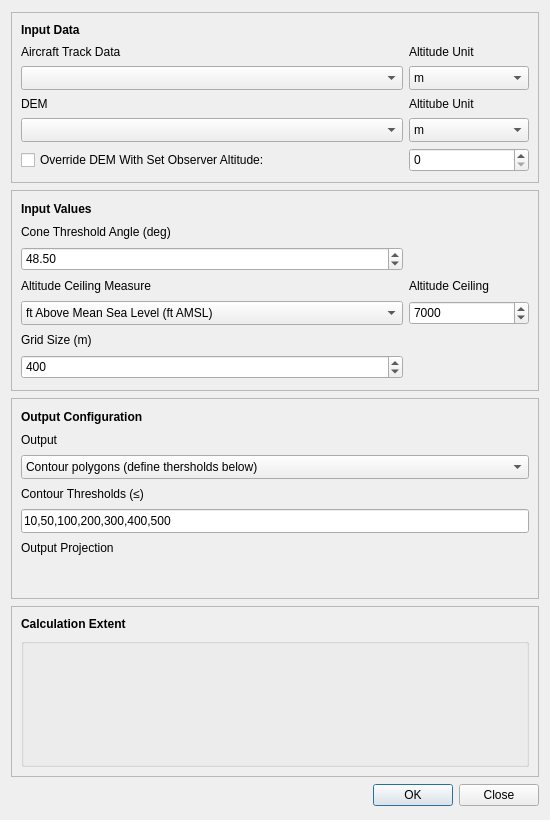
<?xml version="1.0" encoding="UTF-8"?>
<ui version="4.0">
 <class>OverflightContourCalculatorDialogBase</class>
 <widget class="QDialog" name="OverflightContourCalculatorDialogBase">
  <property name="geometry">
   <rect>
    <x>0</x>
    <y>0</y>
    <width>550</width>
    <height>820</height>
   </rect>
  </property>
  <property name="minimumSize">
   <size>
    <width>318</width>
    <height>820</height>
   </size>
  </property>
  <property name="maximumSize">
   <size>
    <width>950</width>
    <height>950</height>
   </size>
  </property>
  <property name="baseSize">
   <size>
    <width>550</width>
    <height>820</height>
   </size>
  </property>
  <property name="acceptDrops">
   <bool>false</bool>
  </property>
  <property name="windowTitle">
   <string>Overflight Contour Calculator</string>
  </property>
  <layout class="QVBoxLayout" name="verticalLayout">
   <item>
    <widget class="QFrame" name="InputData">
     <property name="enabled">
      <bool>true</bool>
     </property>
     <property name="minimumSize">
      <size>
       <width>300</width>
       <height>171</height>
      </size>
     </property>
     <property name="maximumSize">
      <size>
       <width>1000</width>
       <height>171</height>
      </size>
     </property>
     <property name="frameShape">
      <enum>QFrame::StyledPanel</enum>
     </property>
     <property name="frameShadow">
      <enum>QFrame::Raised</enum>
     </property>
     <layout class="QGridLayout" name="gridLayout">
      <item row="3" column="1">
       <widget class="QComboBox" name="aircraft_track_data_altitude_unit">
        <property name="minimumSize">
         <size>
          <width>120</width>
          <height>24</height>
         </size>
        </property>
        <property name="maximumSize">
         <size>
          <width>120</width>
          <height>24</height>
         </size>
        </property>
        <item>
         <property name="text">
          <string>m</string>
         </property>
        </item>
        <item>
         <property name="text">
          <string>ft</string>
         </property>
        </item>
        <item>
         <property name="text">
          <string>mi</string>
         </property>
        </item>
        <item>
         <property name="text">
          <string>km</string>
         </property>
        </item>
       </widget>
      </item>
      <item row="6" column="0">
       <widget class="QCheckBox" name="override_dem">
        <property name="text">
         <string>Override DEM With Set Observer Altitude:</string>
        </property>
       </widget>
      </item>
      <item row="4" column="1">
       <widget class="QLabel" name="DEM_2">
        <property name="minimumSize">
         <size>
          <width>0</width>
          <height>16</height>
         </size>
        </property>
        <property name="maximumSize">
         <size>
          <width>16777215</width>
          <height>16</height>
         </size>
        </property>
        <property name="text">
         <string>Altitube Unit</string>
        </property>
       </widget>
      </item>
      <item row="4" column="0">
       <widget class="QLabel" name="DEM">
        <property name="minimumSize">
         <size>
          <width>100</width>
          <height>16</height>
         </size>
        </property>
        <property name="maximumSize">
         <size>
          <width>16777215</width>
          <height>16</height>
         </size>
        </property>
        <property name="text">
         <string>DEM</string>
        </property>
       </widget>
      </item>
      <item row="5" column="1">
       <widget class="QComboBox" name="demobs_altitude_unit">
        <property name="minimumSize">
         <size>
          <width>120</width>
          <height>24</height>
         </size>
        </property>
        <property name="maximumSize">
         <size>
          <width>120</width>
          <height>24</height>
         </size>
        </property>
        <item>
         <property name="text">
          <string>m</string>
         </property>
        </item>
        <item>
         <property name="text">
          <string>ft</string>
         </property>
        </item>
        <item>
         <property name="text">
          <string>mi</string>
         </property>
        </item>
        <item>
         <property name="text">
          <string>km</string>
         </property>
        </item>
       </widget>
      </item>
      <item row="5" column="0">
       <widget class="QgsMapLayerComboBox" name="dem">
        <property name="minimumSize">
         <size>
          <width>100</width>
          <height>24</height>
         </size>
        </property>
        <property name="maximumSize">
         <size>
          <width>9999</width>
          <height>24</height>
         </size>
        </property>
       </widget>
      </item>
      <item row="0" column="0">
       <widget class="QLabel" name="label_7">
        <property name="minimumSize">
         <size>
          <width>100</width>
          <height>16</height>
         </size>
        </property>
        <property name="maximumSize">
         <size>
          <width>16777215</width>
          <height>16</height>
         </size>
        </property>
        <property name="font">
         <font>
          <weight>75</weight>
          <bold>true</bold>
         </font>
        </property>
        <property name="text">
         <string>Input Data</string>
        </property>
       </widget>
      </item>
      <item row="6" column="1">
       <widget class="QgsSpinBox" name="set_observer_altitude">
        <property name="minimumSize">
         <size>
          <width>120</width>
          <height>24</height>
         </size>
        </property>
        <property name="maximumSize">
         <size>
          <width>120</width>
          <height>24</height>
         </size>
        </property>
        <property name="minimum">
         <number>0</number>
        </property>
        <property name="maximum">
         <number>100000</number>
        </property>
        <property name="singleStep">
         <number>100</number>
        </property>
        <property name="value">
         <number>0</number>
        </property>
       </widget>
      </item>
      <item row="1" column="0">
       <widget class="QLabel" name="AircraftTrackData">
        <property name="minimumSize">
         <size>
          <width>100</width>
          <height>16</height>
         </size>
        </property>
        <property name="maximumSize">
         <size>
          <width>16777215</width>
          <height>16</height>
         </size>
        </property>
        <property name="text">
         <string>Aircraft Track Data</string>
        </property>
       </widget>
      </item>
      <item row="3" column="0">
       <widget class="QgsMapLayerComboBox" name="aircraft_track_data">
        <property name="minimumSize">
         <size>
          <width>100</width>
          <height>24</height>
         </size>
        </property>
        <property name="maximumSize">
         <size>
          <width>9999</width>
          <height>24</height>
         </size>
        </property>
       </widget>
      </item>
      <item row="1" column="1">
       <widget class="QLabel" name="AltitudeUnit">
        <property name="minimumSize">
         <size>
          <width>100</width>
          <height>16</height>
         </size>
        </property>
        <property name="maximumSize">
         <size>
          <width>100</width>
          <height>16</height>
         </size>
        </property>
        <property name="text">
         <string>Altitude Unit</string>
        </property>
       </widget>
      </item>
     </layout>
    </widget>
   </item>
   <item>
    <widget class="QFrame" name="InputValues">
     <property name="enabled">
      <bool>true</bool>
     </property>
     <property name="minimumSize">
      <size>
       <width>300</width>
       <height>201</height>
      </size>
     </property>
     <property name="maximumSize">
      <size>
       <width>1000</width>
       <height>201</height>
      </size>
     </property>
     <property name="frameShape">
      <enum>QFrame::StyledPanel</enum>
     </property>
     <property name="frameShadow">
      <enum>QFrame::Raised</enum>
     </property>
     <layout class="QGridLayout" name="gridLayout_5">
      <item row="4" column="0">
       <widget class="QLabel" name="AircraftTrackData_3">
        <property name="minimumSize">
         <size>
          <width>0</width>
          <height>16</height>
         </size>
        </property>
        <property name="maximumSize">
         <size>
          <width>16777215</width>
          <height>16</height>
         </size>
        </property>
        <property name="text">
         <string>Altitude Ceiling Measure</string>
        </property>
       </widget>
      </item>
      <item row="5" column="0">
       <widget class="QComboBox" name="altitude_ceil_measure">
        <property name="minimumSize">
         <size>
          <width>100</width>
          <height>24</height>
         </size>
        </property>
        <property name="maximumSize">
         <size>
          <width>9999</width>
          <height>24</height>
         </size>
        </property>
        <item>
         <property name="text">
          <string>ft Above Mean Sea Level (ft AMSL)</string>
         </property>
        </item>
        <item>
         <property name="text">
          <string>ft Above Ground Level (ft AGL)</string>
         </property>
        </item>
        <item>
         <property name="text">
          <string>m Above Mean Sea Level (m AMSL)</string>
         </property>
        </item>
        <item>
         <property name="text">
          <string>m Above Ground Level (m AGL)</string>
         </property>
        </item>
       </widget>
      </item>
      <item row="3" column="0">
       <widget class="QgsDoubleSpinBox" name="cone_threshold_angle">
        <property name="minimumSize">
         <size>
          <width>0</width>
          <height>24</height>
         </size>
        </property>
        <property name="maximumSize">
         <size>
          <width>500</width>
          <height>24</height>
         </size>
        </property>
        <property name="maximum">
         <double>90.000000000000000</double>
        </property>
        <property name="singleStep">
         <double>0.100000000000000</double>
        </property>
        <property name="value">
         <double>48.500000000000000</double>
        </property>
       </widget>
      </item>
      <item row="5" column="1">
       <widget class="QgsSpinBox" name="altitude_ceil">
        <property name="minimumSize">
         <size>
          <width>120</width>
          <height>24</height>
         </size>
        </property>
        <property name="maximumSize">
         <size>
          <width>120</width>
          <height>24</height>
         </size>
        </property>
        <property name="minimum">
         <number>10</number>
        </property>
        <property name="maximum">
         <number>100000</number>
        </property>
        <property name="singleStep">
         <number>100</number>
        </property>
        <property name="value">
         <number>7000</number>
        </property>
       </widget>
      </item>
      <item row="2" column="0">
       <widget class="QLabel" name="DEM_13">
        <property name="minimumSize">
         <size>
          <width>0</width>
          <height>16</height>
         </size>
        </property>
        <property name="maximumSize">
         <size>
          <width>16777215</width>
          <height>16</height>
         </size>
        </property>
        <property name="text">
         <string>Cone Threshold Angle (deg)</string>
        </property>
       </widget>
      </item>
      <item row="7" column="0">
       <widget class="QgsSpinBox" name="grid_size">
        <property name="minimumSize">
         <size>
          <width>100</width>
          <height>24</height>
         </size>
        </property>
        <property name="maximumSize">
         <size>
          <width>9999</width>
          <height>24</height>
         </size>
        </property>
        <property name="minimum">
         <number>1</number>
        </property>
        <property name="maximum">
         <number>100000</number>
        </property>
        <property name="singleStep">
         <number>100</number>
        </property>
        <property name="value">
         <number>400</number>
        </property>
       </widget>
      </item>
      <item row="0" column="0">
       <widget class="QLabel" name="label_9">
        <property name="minimumSize">
         <size>
          <width>0</width>
          <height>16</height>
         </size>
        </property>
        <property name="maximumSize">
         <size>
          <width>16777215</width>
          <height>16</height>
         </size>
        </property>
        <property name="font">
         <font>
          <weight>75</weight>
          <bold>true</bold>
         </font>
        </property>
        <property name="text">
         <string>Input Values</string>
        </property>
       </widget>
      </item>
      <item row="4" column="1">
       <widget class="QLabel" name="DEM_14">
        <property name="minimumSize">
         <size>
          <width>0</width>
          <height>16</height>
         </size>
        </property>
        <property name="maximumSize">
         <size>
          <width>16777215</width>
          <height>16</height>
         </size>
        </property>
        <property name="text">
         <string>Altitude Ceiling</string>
        </property>
       </widget>
      </item>
      <item row="6" column="0">
       <widget class="QLabel" name="AircraftTrackData_4">
        <property name="minimumSize">
         <size>
          <width>0</width>
          <height>16</height>
         </size>
        </property>
        <property name="maximumSize">
         <size>
          <width>16777215</width>
          <height>16</height>
         </size>
        </property>
        <property name="text">
         <string>Grid Size (m)</string>
        </property>
       </widget>
      </item>
     </layout>
    </widget>
   </item>
   <item>
    <widget class="QFrame" name="OutputConfiguration">
     <property name="enabled">
      <bool>true</bool>
     </property>
     <property name="minimumSize">
      <size>
       <width>300</width>
       <height>201</height>
      </size>
     </property>
     <property name="maximumSize">
      <size>
       <width>1000</width>
       <height>201</height>
      </size>
     </property>
     <property name="frameShape">
      <enum>QFrame::StyledPanel</enum>
     </property>
     <property name="frameShadow">
      <enum>QFrame::Raised</enum>
     </property>
     <layout class="QGridLayout" name="gridLayout_4">
      <item row="3" column="0">
       <widget class="QComboBox" name="output_type">
        <property name="minimumSize">
         <size>
          <width>180</width>
          <height>24</height>
         </size>
        </property>
        <property name="maximumSize">
         <size>
          <width>9999</width>
          <height>24</height>
         </size>
        </property>
        <item>
         <property name="text">
          <string>Contour polygons (define thersholds below)</string>
         </property>
        </item>
        <item>
         <property name="text">
          <string>Observer point grid (raw data without interpolation)</string>
         </property>
        </item>
        <item>
         <property name="text">
          <string>Contour polygons AND observer point grid</string>
         </property>
        </item>
       </widget>
      </item>
      <item row="4" column="0">
       <widget class="QLabel" name="DEM_7">
        <property name="minimumSize">
         <size>
          <width>0</width>
          <height>16</height>
         </size>
        </property>
        <property name="maximumSize">
         <size>
          <width>16777215</width>
          <height>16</height>
         </size>
        </property>
        <property name="text">
         <string>Contour Thresholds (≤)</string>
        </property>
       </widget>
      </item>
      <item row="0" column="0">
       <widget class="QLabel" name="label_8">
        <property name="minimumSize">
         <size>
          <width>0</width>
          <height>16</height>
         </size>
        </property>
        <property name="maximumSize">
         <size>
          <width>16777215</width>
          <height>16</height>
         </size>
        </property>
        <property name="font">
         <font>
          <weight>75</weight>
          <bold>true</bold>
         </font>
        </property>
        <property name="text">
         <string>Output Configuration</string>
        </property>
       </widget>
      </item>
      <item row="6" column="0">
       <widget class="QLabel" name="DEM_9">
        <property name="minimumSize">
         <size>
          <width>0</width>
          <height>16</height>
         </size>
        </property>
        <property name="maximumSize">
         <size>
          <width>16777215</width>
          <height>16</height>
         </size>
        </property>
        <property name="text">
         <string>Output Projection</string>
        </property>
       </widget>
      </item>
      <item row="7" column="0">
       <widget class="QgsProjectionSelectionWidget" name="output_projection">
        <property name="minimumSize">
         <size>
          <width>0</width>
          <height>24</height>
         </size>
        </property>
        <property name="maximumSize">
         <size>
          <width>16777215</width>
          <height>24</height>
         </size>
        </property>
       </widget>
      </item>
      <item row="1" column="0">
       <widget class="QLabel" name="AircraftTrackData_2">
        <property name="minimumSize">
         <size>
          <width>0</width>
          <height>16</height>
         </size>
        </property>
        <property name="maximumSize">
         <size>
          <width>16777215</width>
          <height>16</height>
         </size>
        </property>
        <property name="text">
         <string>Output</string>
        </property>
       </widget>
      </item>
      <item row="5" column="0">
       <widget class="QLineEdit" name="contour_thresholds">
        <property name="minimumSize">
         <size>
          <width>180</width>
          <height>24</height>
         </size>
        </property>
        <property name="maximumSize">
         <size>
          <width>9999</width>
          <height>24</height>
         </size>
        </property>
        <property name="text">
         <string>10,50,100,200,300,400,500</string>
        </property>
       </widget>
      </item>
     </layout>
    </widget>
   </item>
   <item>
    <widget class="QFrame" name="CalculationExtent">
     <property name="enabled">
      <bool>true</bool>
     </property>
     <property name="minimumSize">
      <size>
       <width>300</width>
       <height>171</height>
      </size>
     </property>
     <property name="maximumSize">
      <size>
       <width>1000</width>
       <height>171</height>
      </size>
     </property>
     <property name="frameShape">
      <enum>QFrame::StyledPanel</enum>
     </property>
     <property name="frameShadow">
      <enum>QFrame::Raised</enum>
     </property>
     <layout class="QGridLayout" name="gridLayout_3">
      <item row="1" column="0">
       <widget class="QgsExtentGroupBox" name="extent"/>
      </item>
      <item row="0" column="0">
       <widget class="QLabel" name="label_11">
        <property name="minimumSize">
         <size>
          <width>0</width>
          <height>16</height>
         </size>
        </property>
        <property name="maximumSize">
         <size>
          <width>16777215</width>
          <height>16</height>
         </size>
        </property>
        <property name="font">
         <font>
          <weight>75</weight>
          <bold>true</bold>
         </font>
        </property>
        <property name="text">
         <string>Calculation Extent</string>
        </property>
       </widget>
      </item>
     </layout>
    </widget>
   </item>
   <item>
    <widget class="QDialogButtonBox" name="main_button">
     <property name="orientation">
      <enum>Qt::Horizontal</enum>
     </property>
     <property name="standardButtons">
      <set>QDialogButtonBox::Close|QDialogButtonBox::Ok</set>
     </property>
    </widget>
   </item>
  </layout>
 </widget>
 <customwidgets>
  <customwidget>
   <class>QgsCollapsibleGroupBox</class>
   <extends>QGroupBox</extends>
   <header>qgscollapsiblegroupbox.h</header>
   <container>1</container>
  </customwidget>
  <customwidget>
   <class>QgsDoubleSpinBox</class>
   <extends>QDoubleSpinBox</extends>
   <header>qgsdoublespinbox.h</header>
  </customwidget>
  <customwidget>
   <class>QgsExtentGroupBox</class>
   <extends>QgsCollapsibleGroupBox</extends>
   <header>qgsextentgroupbox.h</header>
   <container>1</container>
  </customwidget>
  <customwidget>
   <class>QgsMapLayerComboBox</class>
   <extends>QComboBox</extends>
   <header>qgsmaplayercombobox.h</header>
  </customwidget>
  <customwidget>
   <class>QgsProjectionSelectionWidget</class>
   <extends>QWidget</extends>
   <header>qgsprojectionselectionwidget.h</header>
  </customwidget>
  <customwidget>
   <class>QgsSpinBox</class>
   <extends>QSpinBox</extends>
   <header>qgsspinbox.h</header>
  </customwidget>
 </customwidgets>
 <resources/>
 <connections>
  <connection>
   <sender>main_button</sender>
   <signal>accepted()</signal>
   <receiver>OverflightContourCalculatorDialogBase</receiver>
   <slot>accept()</slot>
   <hints>
    <hint type="sourcelabel">
     <x>20</x>
     <y>20</y>
    </hint>
    <hint type="destinationlabel">
     <x>20</x>
     <y>20</y>
    </hint>
   </hints>
  </connection>
  <connection>
   <sender>main_button</sender>
   <signal>rejected()</signal>
   <receiver>OverflightContourCalculatorDialogBase</receiver>
   <slot>reject()</slot>
   <hints>
    <hint type="sourcelabel">
     <x>20</x>
     <y>20</y>
    </hint>
    <hint type="destinationlabel">
     <x>20</x>
     <y>20</y>
    </hint>
   </hints>
  </connection>
 </connections>
</ui>
